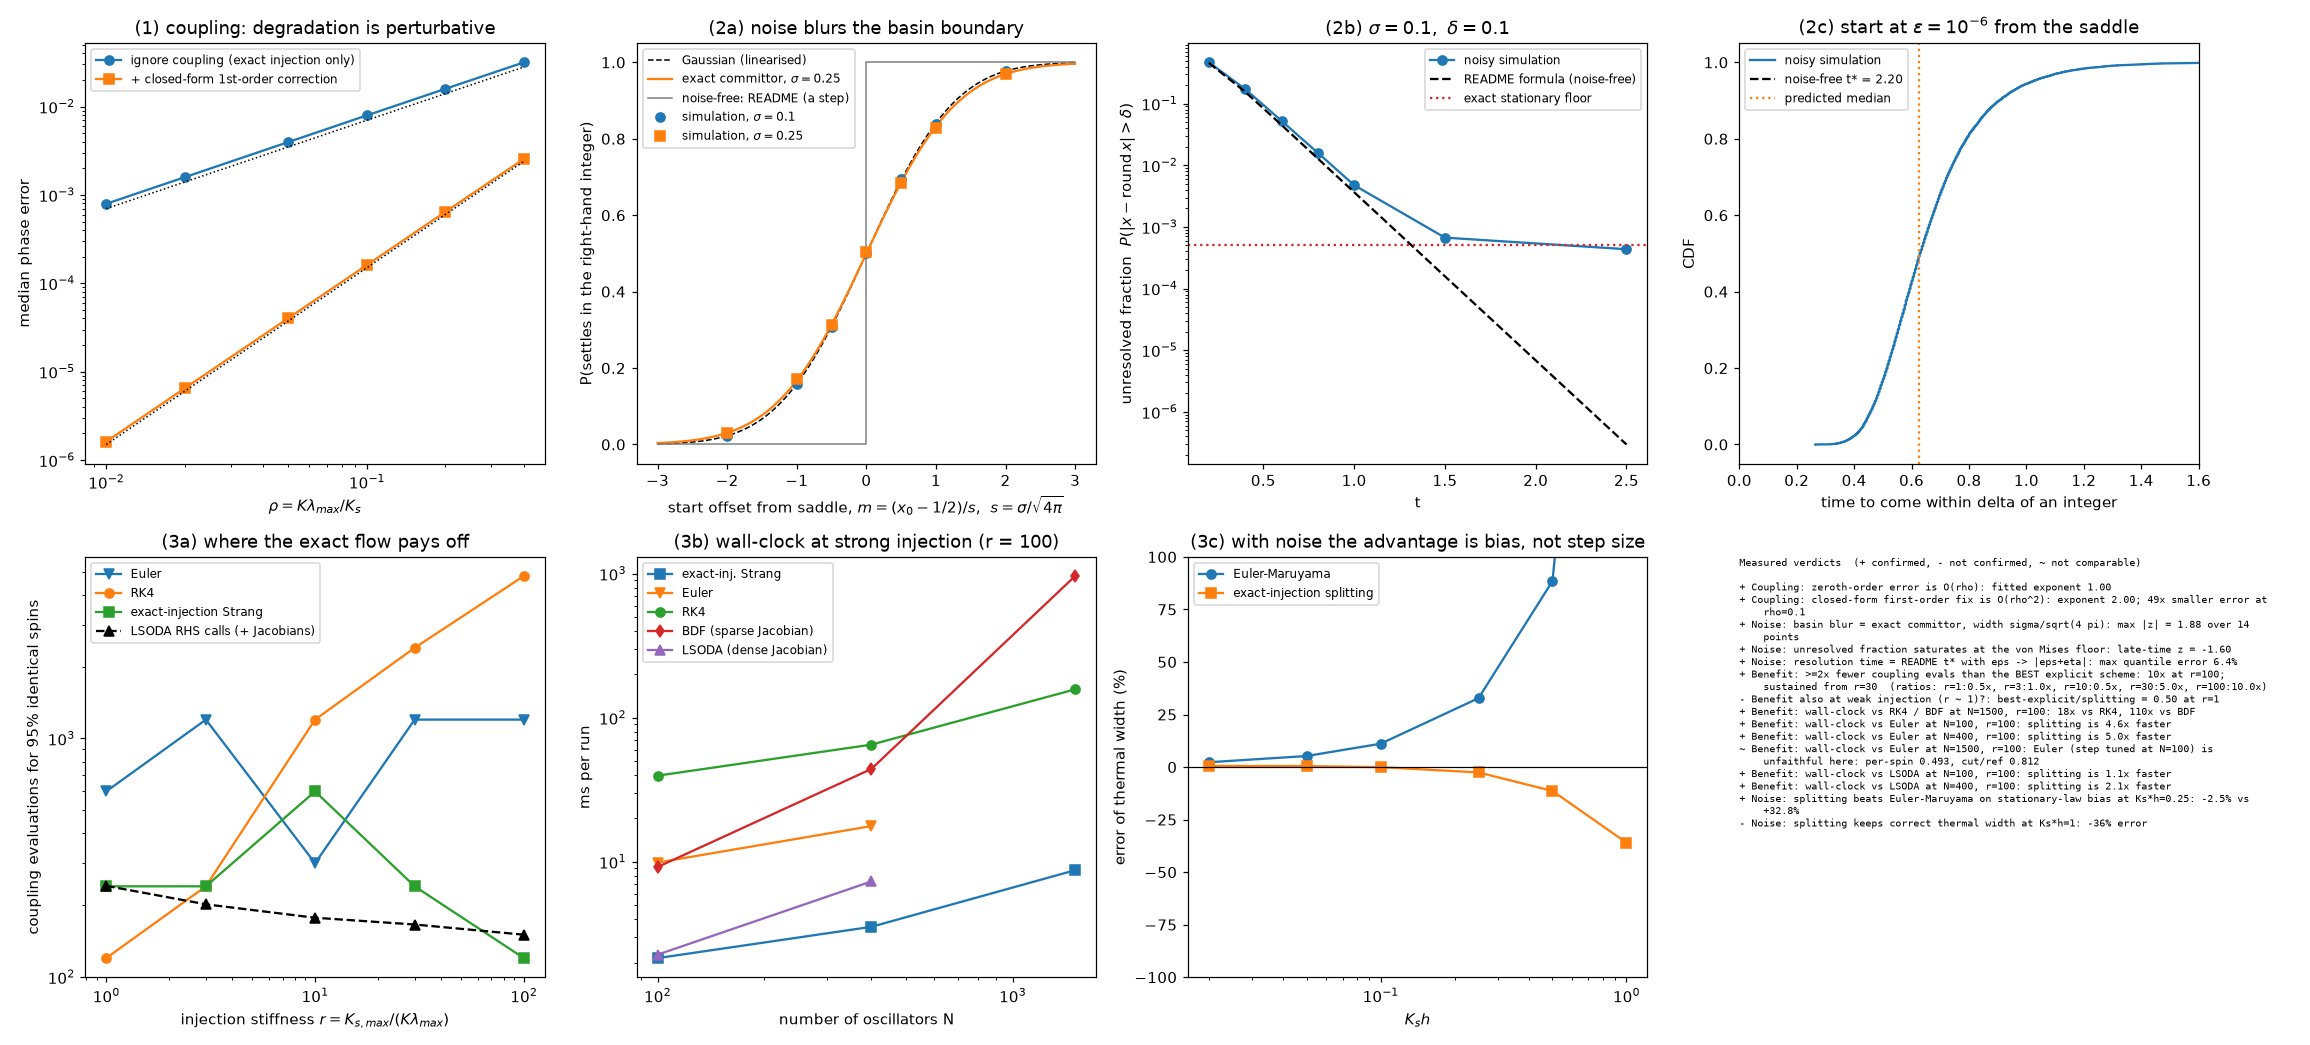

Reproduce this figure in Python.
#!/usr/bin/env python3
"""
oim_exact_flow_study.py
=======================
Does the exact flow of  dx/dt = -sin(2 pi x)  (README: "Discreteness as the
late-time limit of a smooth flow") survive noise and non-factorable couplings,
and is there any practical advantage over the usual approaches?

The testbed is an oscillator Ising machine (OIM, Wang & Roychowdhury 2019):

    dphi_i/dt = -K * sum_j J_ij sin(phi_i - phi_j)  -  Ks(t) * sin(2 phi_i)  [+ sigma * noise]

with J = -A (max-cut on a random sparse graph).  With x = phi/pi and
t_paper = S/pi, S = integral of Ks dt, the injection term is exactly the README flow.

Experiments (everything printed is measured, nothing is hard-coded)
-------------------------------------------------------------------
  0  Exactness checks: README map == RK4/DOP853; group law merges sub-steps;
     NEW (not in README): constant detuning keeps an exact closed form.
  1  COUPLING.  How fast does "use the exact injection flow, ignore the coupling"
     degrade with rho = K*lambda_max/Ks?  And does the README's closed-form
     derivative (2k/E) give a clean first-order correction?
  2  NOISE.  (a) the noise-blurred basin boundary (exact committor)
             (b) the floor under the unresolved fraction (exact von Mises law)
             (c) the noise-capped resolution time
  3  BENEFIT?  Exact-injection Strang splitting vs Euler / RK4 / LSODA / BDF (baseline = best explicit scheme):
     (a) cost to reach a fixed fidelity vs injection stiffness r = Ks_max/(K*lambda)
     (b) wall-clock vs graph size at strong injection
     (c) what happens to the benefit once noise is present
  4  Verdict computed from the numbers above, plus a figure.

Usage
-----
    python oim_exact_flow_study.py              # full run (about 1.5-2 min; timings vary by machine)
    python oim_exact_flow_study.py --quick      # smaller samples (about 30 s)
    python oim_exact_flow_study.py --no-plot    # skip the figure
    python oim_exact_flow_study.py --seed 7 --outdir results

Requirements: Python >= 3.9, numpy, scipy; matplotlib for the figure.
"""
from __future__ import annotations

import argparse
import math
import os
import sys
import time

import numpy as np
import scipy.sparse as sps
import scipy.sparse.linalg as spla
from scipy.integrate import quad, solve_ivp
from scipy.special import i0e, i1e
from scipy.stats import norm

TWO_PI = 2.0 * math.pi
PI = math.pi


# =========================================================================== #
# 0.  The exact injection flow (README) and its relatives                     #
# =========================================================================== #
def R_paper(t, x):
    """README closed form (Sec. 2.1):  R_t(x) = x - atan((1-k) sin 2pi x / D)/pi."""
    t = np.asarray(t, float)
    x = np.asarray(x, float)
    k = np.exp(-TWO_PI * t)
    c, s = np.cos(TWO_PI * x), np.sin(TWO_PI * x)
    D = (1 + c) + k * (1 - c)
    return x - np.arctan((1 - k) * s / D) / PI


def R_cell(t, x):
    """README cell form (Sec. 2.2), written with atan2 (stable for large t)."""
    k = np.exp(-TWO_PI * np.asarray(t, float))
    x = np.asarray(x, float)
    n = np.round(x)
    y = x - n
    return n + np.arctan2(k * np.sin(PI * y), np.cos(PI * y)) / PI


def inject(phi, S):
    """Exact flow of  dphi/dt = -Ks(t) sin(2 phi)  over a window with S = int Ks dt.

    Identical to the README map under x = phi/pi, t = S/pi (k = e^{-2 pi t} = e^{-2 S}).
    """
    k = np.exp(-2.0 * np.asarray(S, float))
    n = np.round(phi / PI)
    y = phi - n * PI
    return n * PI + np.arctan2(k * np.sin(y), np.cos(y))


def dinject(phi, S):
    """d inject / d phi = k / (cos^2 y + k^2 sin^2 y)   (= 2k/E of README Result 2)."""
    k = np.exp(-2.0 * np.asarray(S, float))
    y = phi - np.round(phi / PI) * PI
    return k / (np.cos(y) ** 2 + k ** 2 * np.sin(y) ** 2)


def inject_detuned(phi, S, d):
    """NEW (derived here, checked numerically below).  Exact flow of

            dphi/dS = d - sin(2 phi),     |d| < 1     (d = detuning / Ks)

    The tangent of the shifted angle obeys a Riccati equation, which is linear in
    homogeneous coordinates (p, q) = (sin psi, cos psi):  p' = -w p,  q' = -2d p + w q,
    w = sqrt(1-d^2).  The fixed points move to phi_s = asin(d)/2 (stable) and
    pi/2 - phi_s (unstable); the cell boundaries move with them.
    """
    w = math.sqrt(1.0 - d * d)
    phi_s = 0.5 * math.asin(d)
    psi = phi - phi_s
    psi_u = PI / 2 - 2 * phi_s
    m = np.floor((psi - psi_u) / PI) + 1
    p0, q0 = np.sin(psi), np.cos(psi)
    p = p0 * math.exp(-w * S)
    q = (q0 - d / w * p0) * math.exp(w * S) + d / w * p0 * math.exp(-w * S)
    al = np.arctan2(p, q)
    centre = psi_u + (m - 0.5) * PI
    return al + TWO_PI * np.round((centre - al) / TWO_PI) + phi_s


def experiment0_exactness(rng):
    print("\n[0] Exactness checks")
    x = rng.uniform(-3, 3, 400)
    t = rng.uniform(0, 2, 400)
    e_cell = np.max(np.abs(R_cell(t, x) - R_paper(t, x)))
    e_map = np.max(np.abs(PI * R_cell(t, x) - inject(PI * x, PI * t)))
    ks = 1.3
    ref = np.array([solve_ivp(lambda s, p: -ks * np.sin(2 * p), (0, ti / ks * PI), [PI * xi],
                              method="DOP853", rtol=1e-13, atol=1e-14).y[0, -1]
                    for xi, ti in zip(x[:100], t[:100])])
    e_ode = np.max(np.abs(inject(PI * x[:100], PI * t[:100]) - ref))
    s1, s2 = rng.uniform(0, 1, 2)
    e_grp = np.max(np.abs(inject(inject(PI * x, s1), s2) - inject(PI * x, s1 + s2)))
    print(f"    README cell form vs README global closed form      {e_cell:9.2e}")
    print(f"    inject(phi,S) vs README map (x=phi/pi, t=S/pi)     {e_map:9.2e}")
    print(f"    inject vs DOP853 integration of the ODE            {e_ode:9.2e}")
    print(f"    group law: inject(S2) o inject(S1) = inject(S1+S2) {e_grp:9.2e}")
    worst_det = 0.0
    for d in (0.0, 0.3, -0.6, 0.95):
        for S in (0.1, 0.7, 3.0):
            x0 = rng.uniform(-6, 6, 60)
            ex = np.array([solve_ivp(lambda s, p: d - np.sin(2 * p), (0, S), [a], method="DOP853",
                                     rtol=1e-13, atol=1e-14).y[0, -1] for a in x0])
            worst_det = max(worst_det, np.max(np.abs(inject_detuned(x0, S, d) - ex)))
    print(f"    NEW: detuned closed form vs DOP853 (d up to 0.95)  {worst_det:9.2e}")
    return dict(ok=max(e_cell, e_map, e_ode, e_grp, worst_det) < 1e-9, worst_detuned=worst_det)


# =========================================================================== #
# 1.  The OIM testbed                                                         #
# =========================================================================== #
def make_graph(N, rng, deg=3):
    """Random sparse undirected graph (about `deg` neighbours per node)."""
    rows, cols = [], []
    for i in range(N):
        for j in rng.choice(N, deg // 2 + 1, replace=False):
            if i != j:
                rows += [i, j]
                cols += [j, i]
    A = sps.coo_matrix((np.ones(len(rows)), (rows, cols)), shape=(N, N)).tocsr()
    A.data[:] = 1.0
    return A


class OIM:
    """dphi/dt = -K sum_j J_ij sin(phi_i-phi_j) - Ks(t) sin(2 phi_i),  J = -A (max-cut)."""

    def __init__(self, A, K=1.0):
        self.A, self.J, self.K = A.tocsr(), -A.tocsr(), K
        self.N = A.shape[0]
        self.lam = float(abs(spla.eigsh(self.J, k=1, which="LM", return_eigenvectors=False)[0]))
        self.edges = A.nnz / 2

    def coupling(self, phi):
        s, c = np.sin(phi), np.cos(phi)
        return -self.K * (s * (self.J @ c) - c * (self.J @ s))

    def cut(self, phi):
        s = np.where(np.cos(phi) > 0, 1.0, -1.0)
        return 0.5 * (self.edges - 0.5 * s @ (self.A @ s))

    def jac(self, phi, Ks):
        Jc = self.J.tocoo()
        c = np.cos(phi[Jc.row] - phi[Jc.col])
        off = sps.coo_matrix((self.K * Jc.data * c, (Jc.row, Jc.col)), shape=(self.N, self.N))
        diag = -np.bincount(Jc.row, weights=self.K * Jc.data * c, minlength=self.N) - 2 * Ks * np.cos(2 * phi)
        return (off + sps.diags(diag)).tocsc()


class Ramp:
    """Ks(t): linear ramp 0 -> Ks_max over [0, T], then constant.  G(t) = int_0^t Ks."""

    def __init__(self, Ks_max, T=4.0, t_end=6.0):
        self.Kmax, self.T, self.t_end = Ks_max, T, t_end

    def Ks(self, t):
        return self.Kmax * min(1.0, t / self.T)

    def G(self, t):
        return 0.5 * self.Kmax * t * t / self.T if t <= self.T else 0.5 * self.Kmax * self.T + self.Kmax * (t - self.T)

    def S(self, a, b):
        return self.G(b) - self.G(a)


# --- fixed-step integrators; each returns (phi_final, number_of_coupling_evaluations) --- #
def euler(m, rp, p0, h):
    p, n = p0.copy(), int(round(rp.t_end / h))
    for i in range(n):
        p = p + h * (m.coupling(p) - rp.Ks(i * h) * np.sin(2 * p))
    return p, n


def rk4(m, rp, p0, h):
    f = lambda t, q: m.coupling(q) - rp.Ks(t) * np.sin(2 * q)
    p, n = p0.copy(), int(round(rp.t_end / h))
    for i in range(n):
        t = i * h
        k1 = f(t, p)
        k2 = f(t + h / 2, p + h / 2 * k1)
        k3 = f(t + h / 2, p + h / 2 * k2)
        k4 = f(t + h, p + h * k3)
        p = p + h / 6 * (k1 + 2 * k2 + 2 * k3 + k4)
    return p, 4 * n


def strang_exact(m, rp, p0, h):
    """Strang splitting:  A(h/2) B(h) A(h/2),  A = EXACT injection flow, B = Heun on the coupling.

    The group law lets consecutive half-steps merge, so A is called once per step."""
    n = int(round(rp.t_end / h))
    p = inject(p0, rp.S(0.0, h / 2))
    for i in range(n):
        f1 = m.coupling(p)
        f2 = m.coupling(p + h * f1)
        p = p + 0.5 * h * (f1 + f2)
        a, b = (i * h + h / 2, (i + 1) * h + h / 2) if i < n - 1 else (i * h + h / 2, (i + 1) * h)
        p = inject(p, rp.S(a, b))
    return p, 2 * n


def reference(m, rp, p0):
    return solve_ivp(lambda t, q: m.coupling(q) - rp.Ks(t) * np.sin(2 * q), (0, rp.t_end), p0,
                     method="DOP853", rtol=1e-10, atol=1e-11).y[:, -1]


def lsoda(m, rp, p0, rtol=1e-3):
    s = solve_ivp(lambda t, q: m.coupling(q) - rp.Ks(t) * np.sin(2 * q), (0, rp.t_end), p0,
                  method="LSODA", rtol=rtol, atol=rtol * 1e-3,
                  jac=lambda t, q: m.jac(q, rp.Ks(t)).toarray())
    return s.y[:, -1], s.nfev, s.njev


def bdf_sparse(m, rp, p0, rtol=1e-3):
    pat = (abs(m.J) + sps.identity(m.N)).tocsr()
    s = solve_ivp(lambda t, q: m.coupling(q) - rp.Ks(t) * np.sin(2 * q), (0, rp.t_end), p0,
                  method="BDF", rtol=rtol, atol=rtol * 1e-3,
                  jac=lambda t, q: m.jac(q, rp.Ks(t)), jac_sparsity=pat)
    return s.y[:, -1]


def spins(p):
    return np.cos(p) > 0


# =========================================================================== #
# 2.  Experiment 1: coupling                                                  #
# =========================================================================== #
def experiment1_coupling(rng, quick):
    """Ignore the coupling (zeroth order) vs add the closed-form first-order correction.

    Variation of constants:  phi(t) ~ R(t,phi0) + int_0^t R'_{t-s}(R_s(phi0)) F(R_s(phi0)) ds,
    where F is the coupling force along the zeroth-order trajectories and R' = 2k/E (README).
    """
    print("\n[1] Coupling: error of the exact-injection description vs rho = K*lambda_max/Ks")
    N, M = 80, (16 if quick else 40)
    m = OIM(make_graph(N, rng))
    Ks, tf = 1.0, 0.7
    ics = [rng.uniform(-3 * PI, 3 * PI, N) for _ in range(M)]
    rhos = [0.01, 0.02, 0.05, 0.1, 0.2, 0.4]
    ss = np.linspace(0, tf, 161)
    w = np.full(ss.size, ss[1] - ss[0])
    w[[0, -1]] *= 0.5
    out = dict(rho=rhos, e0=[], e1=[], flip=[])
    print(f"    (N={N}, lambda_max={m.lam:.2f}, Ks={Ks}, t={tf}, {M} random initial phase vectors)")
    print(f"    {'rho':>6s} {'basin flips':>12s} {'err 0th order':>14s} {'err 1st order':>14s} {'0th/rho':>9s} {'1st/rho^2':>10s}")
    for rho in rhos:
        K = rho * Ks / m.lam
        m.K = K
        e0, e1, flips = [], [], []
        for p in ics:
            ex = solve_ivp(lambda t, q: m.coupling(q) - Ks * np.sin(2 * q), (0, tf), p, method="DOP853",
                           rtol=1e-12, atol=1e-13).y[:, -1]
            z0 = inject(p, Ks * tf)
            n0, nf = np.round(p / PI), np.round(ex / PI)
            corr = np.zeros(N)
            for s, wi in zip(ss, w):
                zs = inject(p, Ks * s)
                corr += wi * dinject(zs, Ks * (tf - s)) * m.coupling(zs)
            y0 = p - n0 * PI
            keep = (np.abs(y0) < PI / 2 - 0.35) & (n0 == nf)    # away from the saddle layer, no basin flip
            flips.append(np.mean(n0 != nf))
            e0.append(np.abs(ex - z0)[keep])
            e1.append(np.abs(ex - (z0 + corr))[keep])
        e0, e1 = np.median(np.concatenate(e0)), np.median(np.concatenate(e1))
        out["e0"].append(e0)
        out["e1"].append(e1)
        out["flip"].append(float(np.mean(flips)))
        print(f"    {rho:6.3f} {np.mean(flips):12.4f} {e0:14.3e} {e1:14.3e} {e0 / rho:9.3f} {e1 / rho ** 2:10.4f}")
    lr = np.log(rhos)
    out["slope0"] = np.polyfit(lr, np.log(out["e0"]), 1)[0]
    out["slope1"] = np.polyfit(lr, np.log(out["e1"]), 1)[0]
    out["gain"] = out["e0"][3] / out["e1"][3]
    print(f"    fitted exponents:  err0 ~ rho^{out['slope0']:.2f},  err1 ~ rho^{out['slope1']:.2f}")
    print("    (basin flips are rare events -- a handful of oscillators per run -- so only their size, not a scaling law, is reported)")
    return out


# =========================================================================== #
# 3.  Experiment 2: noise  (single oscillator, README units: dx = -sin(2 pi x) dt + sigma dW)
# =========================================================================== #
def noisy_flow(x0, sigma, T, h, rng, record=None):
    """Strang splitting with the README map as the exact drift flow.  Half-steps merge (group law)."""
    x = R_cell(h / 2, x0)
    n = int(round(T / h))
    root = sigma * math.sqrt(h)
    for i in range(n):
        x = x + root * rng.standard_normal(x.shape)
        x = R_cell(h if i < n - 1 else h / 2, x)
        if record is not None:
            record(i + 1, x)
    return x


def committor(x, sigma):
    """Exact P(reach integer 1 before integer 0 | start x in (0,1)) for dx=-sin(2 pi x)dt+sigma dW.

    1-D diffusion theory: scale density s'(y) = exp(2V(y)/sigma^2) = exp(-cos(2 pi y)/(pi sigma^2))."""
    f = lambda y: math.exp(-(math.cos(TWO_PI * y) + 1.0) / (PI * sigma ** 2))
    return quad(f, 0, x, limit=200)[0] / quad(f, 0, 1, limit=200)[0]


def t_star(eps, delta):
    """README Sec. 6 exact resolution time."""
    return np.log(1.0 / (np.tan(PI * delta) * np.tan(PI * eps))) / TWO_PI


def experiment2_noise(rng, quick):
    out = {}
    print("\n[2] Noise  (units of the README: a = 1, so the saddle expands as e^{+2 pi t})")
    print("    Linearising at the half-integer (README Result 3: slope e^{2 pi t}) predicts a blur width s = sigma/sqrt(4 pi).")

    # (a) noisy basin boundary
    npt = 8000 if quick else 20000
    ms = np.array([-2, -1, -0.5, 0, 0.5, 1, 2.0])
    print("  (a) which integer is reached from x = 1/2 + m*s ?   simulated vs exact committor")
    rows = []
    for sigma in (0.10, 0.25):
        s = sigma / math.sqrt(4 * PI)
        x0 = np.repeat(0.5 + ms * s, npt)
        xf = noisy_flow(x0, sigma, 2.5, 4e-3, rng)
        p_sim = (np.round(xf) == 1).reshape(len(ms), npt).mean(axis=1)
        p_ex = np.array([committor(0.5 + mm * s, sigma) for mm in ms])
        p_g = norm.cdf(ms)
        z = (p_sim - p_ex) / np.sqrt(np.maximum(p_ex * (1 - p_ex), 1e-4) / npt)
        rows.append((sigma, s, p_sim, p_ex, p_g, z))
        print(f"      sigma={sigma}: s={s:.4f}   max |sim-exact| = {np.max(np.abs(p_sim - p_ex)):.4f}   "
              f"max |z| = {np.max(np.abs(z)):.2f}   max |gauss-exact| = {np.max(np.abs(p_g - p_ex)):.4f}")
    out["basin"] = dict(ms=ms, rows=rows, max_z=max(np.max(np.abs(r[5])) for r in rows), npt=npt)

    # (b) unresolved fraction and its floor
    sigma, delta = 0.10, 0.10
    M = 60000 if quick else 200000
    kappa = 1.0 / (PI * sigma ** 2)
    num = quad(lambda y: math.exp(kappa * (math.cos(TWO_PI * y) - 1)), -delta, delta)[0]
    den = quad(lambda y: math.exp(kappa * (math.cos(TWO_PI * y) - 1)), -0.5, 0.5)[0]
    floor = 1 - num / den
    checkpoints = [0.2, 0.4, 0.6, 0.8, 1.0, 1.5, 2.5]
    x0 = rng.uniform(0, 1, M)
    h = 2e-3        # splitting samples the post-flow state: width biased by ~ -pi*h*100%, i.e. ~ -8% in a 3.5-sigma tail at h=2e-3
    seen = {}

    def rec(i, x):
        tt = round(i * h, 6)
        if any(abs(tt - c) < 1e-9 for c in checkpoints):
            seen[min(checkpoints, key=lambda c: abs(c - tt))] = float(np.mean(np.abs(x - np.round(x)) > delta))

    noisy_flow(x0, sigma, max(checkpoints), h, rng, record=rec)
    det = {c: (2 / PI) * math.atan(math.exp(-TWO_PI * c) / math.tan(PI * delta)) for c in checkpoints}
    print(f"  (b) unresolved fraction P(|x - round(x)| > delta), sigma={sigma}, delta={delta}, uniform start")
    print(f"      exact stationary floor (von Mises law)   = {floor:.3e}")
    print(f"      {'t':>5s} {'noisy sim':>11s} {'README formula':>15s} {'README + floor':>15s}")
    for c in checkpoints:
        print(f"      {c:5.1f} {seen[c]:11.4e} {det[c]:15.4e} {det[c] + floor:15.4e}")
    se = math.sqrt(floor * (1 - floor) / M)
    out["floor"] = dict(t=checkpoints, sim=[seen[c] for c in checkpoints], det=[det[c] for c in checkpoints],
                        floor=floor, z_late=(seen[checkpoints[-1]] - floor) / se,
                        max_excess=max(seen[c] / (det[c] + floor) - 1 for c in checkpoints), M=M)
    print(f"      late-time sim vs floor: z = {out['floor']['z_late']:+.2f};  "
          f"largest excess over 'README + floor' in the crossover region: {100 * out['floor']['max_excess']:.0f}%")

    # (c) resolution time
    s = sigma / math.sqrt(4 * PI)
    eps_list = [1e-6, 1e-2, 5e-2]
    npt = 6000 if quick else 20000
    x0 = np.concatenate([np.full(npt, 0.5 - e) for e in eps_list])
    first = np.full(x0.size, np.nan)
    h = 4e-3

    def rec2(i, x):
        hit = (np.abs(x - np.round(x)) < delta) & np.isnan(first)
        first[hit] = i * h

    noisy_flow(x0, sigma, 3.0, h, rng, record=rec2)
    print(f"  (c) time to get within delta={delta} of the destination integer, start at 1/2 - eps")
    print("      prediction = README t* with eps -> |eps + eta|, eta ~ N(0, s^2);  quantiles 10/50/90%")
    res = []
    for j, e in enumerate(eps_list):
        q_sim = np.nanpercentile(first[j * npt:(j + 1) * npt], [10, 50, 90])
        eta = s * rng.standard_normal(400000)
        q_pred = np.percentile(np.maximum(t_star(np.abs(e + eta), delta), 0), [10, 50, 90])
        det_t = t_star(e, delta)
        res.append((e, q_sim, q_pred, det_t, first[j * npt:(j + 1) * npt].copy()))
        print(f"      eps={e:7.0e}: sim {np.round(q_sim, 3)}   pred {np.round(q_pred, 3)}   noise-free t* = {det_t:.3f}")
    out["restime"] = dict(rows=res, max_rel_err=max(np.max(np.abs(r[1] - r[2]) / r[1]) for r in res))
    return out


# =========================================================================== #
# 4.  Experiment 3: is there a benefit?                                       #
# =========================================================================== #
def fidelity(m, rp, ics, refs, fn, h):
    full = frac = 0.0
    ev = 0
    cut = []
    for p, r in zip(ics, refs):
        with np.errstate(all="ignore"):
            q, ev = fn(m, rp, p, h)
        if not np.all(np.isfinite(q)):
            cut.append(np.nan)
            continue
        ok = spins(q) == spins(r)
        full += ok.all()
        frac += ok.mean()
        cut.append(m.cut(q))
    M = len(ics)
    return full / M, frac / M, ev, float(np.nanmean(cut))


def min_cost(m, rp, ics, refs, fn, grid, target=0.95):
    """Coarse-to-fine scan; return (h, evals) for the coarsest h that reaches `target`
    full-configuration agreement with the reference, confirmed at the next finer h too."""
    prev = None
    for i, h in enumerate(grid):
        full, _, ev, _ = fidelity(m, rp, ics, refs, fn, h)
        if full >= target:
            if i + 1 < len(grid) and fidelity(m, rp, ics, refs, fn, grid[i + 1])[0] < target:
                continue
            return h, ev
    return None, None


def experiment3a_cost_vs_stiffness(rng, quick):
    print("\n[3a] Cost to reach >= 95% identical final spin configurations (vs a 1e-10 reference)")
    N, M = 100, (10 if quick else 20)
    m = OIM(make_graph(N, rng))
    rs = [1, 10, 100] if quick else [1, 3, 10, 30, 100]
    grids = dict(euler=[0.2, 0.1, 0.05, 0.02, 0.01, 0.005, 0.002, 0.001],
                 rk4=[0.2, 0.1, 0.05, 0.02, 0.01, 0.005, 0.002],
                 strang=[0.4, 0.2, 0.1, 0.05, 0.02, 0.01, 0.005])
    fns = dict(euler=euler, rk4=rk4, strang=strang_exact)
    print(f"    N={N}, lambda_max={m.lam:.2f}, {M} random initial conditions; cost = coupling evaluations (2 sparse matvecs each)")
    print(f"    {'r=Ks/(K lam)':>12s} | {'Euler':>16s} | {'RK4':>16s} | {'exact-inj. Strang':>18s} | {'LSODA (nfev / njev)':>20s}")
    out = dict(r=rs, euler=[], rk4=[], strang=[], lsoda=[], h={})
    for r in rs:
        rp = Ramp(r * m.K * m.lam)
        ics = [rng.uniform(-PI, PI, N) for _ in range(M)]
        refs = [reference(m, rp, p) for p in ics]
        cell = {}
        for name in ("euler", "rk4", "strang"):
            h, ev = min_cost(m, rp, ics, refs, fns[name], grids[name])
            cell[name] = (h, ev)
            out[name].append(ev)
            out["h"][(name, r)] = h
        nf, nj, ok = [], [], 0
        for p, rf in zip(ics, refs):
            q, a, b = lsoda(m, rp, p)
            nf.append(a)
            nj.append(b)
            ok += (spins(q) == spins(rf)).all()
        out["lsoda"].append((np.mean(nf), np.mean(nj), ok / M))
        fmt = lambda c: f"h={c[0]:<6g}{c[1]:>6d}" if c[0] else "      > grid     "
        print(f"    {r:>12g} | {fmt(cell['euler']):>16s} | {fmt(cell['rk4']):>16s} | {fmt(cell['strang']):>18s} | "
              f"{np.mean(nf):7.0f} / {np.mean(nj):4.0f}  ({100 * ok / M:.0f}%)")
    return out


def experiment3b_wallclock(rng, quick, h_rk4, h_euler, h_split=0.05, r=100):
    print(f"\n[3b] Wall-clock per run at strong injection (r = {r}), growing graph size")
    print(f"    splitting h={h_split} (a conservative choice; 3a says coarser works), Euler h={h_euler}, RK4 h={h_rk4} (steps found in 3a);")
    print("    BDF/LSODA rtol=1e-3 with analytic Jacobians")
    sizes = [(100, 5), (400, 4)] if quick else [(100, 8), (400, 6), (1500, 6)]
    out = []
    print(f"    {'N':>5s} | {'method':<22s} {'ms/run':>9s} {'speedup':>8s} {'per-spin':>9s} {'identical':>10s} {'cut/ref':>8s}")
    for N, M in sizes:
        m = OIM(make_graph(N, rng))
        rp = Ramp(r * m.K * m.lam)
        ics = [rng.uniform(-PI, PI, N) for _ in range(M)]
        refs = [reference(m, rp, p) for p in ics]
        cut_ref = np.mean([m.cut(q) for q in refs])
        methods = [("exact-inj. Strang", lambda p: strang_exact(m, rp, p, h_split)[0]),
                   ("Euler", lambda p: euler(m, rp, p, h_euler)[0]),
                   ("RK4", lambda p: rk4(m, rp, p, h_rk4)[0]),
                   ("BDF (sparse Jacobian)", lambda p: bdf_sparse(m, rp, p))]
        if N <= 400:
            methods.append(("LSODA (dense Jacobian)", lambda p: lsoda(m, rp, p)[0]))
        rec = {}
        for name, fn in methods:
            t0 = time.perf_counter()
            res = [fn(p) for p in ics]
            dt = (time.perf_counter() - t0) / M * 1e3
            frac = np.mean([np.mean(spins(q) == spins(r_)) for q, r_ in zip(res, refs)])
            full = np.mean([(spins(q) == spins(r_)).all() for q, r_ in zip(res, refs)])
            cutr = np.mean([m.cut(q) for q in res]) / cut_ref
            rec[name] = (dt, frac, full, cutr)
        base = rec["exact-inj. Strang"][0]
        for name, (dt, frac, full, cutr) in rec.items():
            sp = "1.0x" if name.startswith("exact") else f"{dt / base:.1f}x slower"
            note = "   <- unfaithful: timing not comparable" if frac < 0.999 else ""
            print(f"    {N:>5d} | {name:<22s} {dt:9.1f} {sp:>8s} {frac:9.4f} {100 * full:9.0f}% {cutr:8.4f}{note}")
        out.append((N, rec))
    return out


def experiment3c_noise_bias(rng, quick):
    """Single oscillator dphi = -Ks sin 2phi dt + sigma dW.  Exact stationary law p ~ exp((Ks/sigma^2) cos 2phi)."""
    print("\n[3c] With noise: stationary-law bias of Euler-Maruyama vs exact-injection splitting")
    Ks, sigma, M = 1.0, 0.3, (30000 if quick else 100000)
    kappa = Ks / sigma ** 2
    D_exact = 1 - i1e(kappa) / i0e(kappa)               # <1 - cos 2phi>, exact
    ksh = [0.02, 0.05, 0.1, 0.25, 0.5, 1.0]
    out = dict(ksh=ksh, em=[], st=[])
    print(f"    exact <1-cos 2phi> = {D_exact:.5f}   (kappa={kappa:.1f});  relative error of the simulated value:")
    print(f"    {'Ks*h':>6s} {'Euler-Maruyama':>16s} {'exact-inj. splitting':>22s}")
    for v in ksh:
        h = v / Ks
        n = int(max(400, 12 / v))
        p = np.zeros(M)
        q = np.zeros(M)
        with np.errstate(all="ignore"):
            for _ in range(n):
                p = p - h * Ks * np.sin(2 * p) + sigma * math.sqrt(h) * rng.standard_normal(M)
        q = inject(q, Ks * h / 2)
        for i in range(n):
            q = q + sigma * math.sqrt(h) * rng.standard_normal(M)
            q = inject(q, Ks * h if i < n - 1 else Ks * h / 2)
        em = np.mean(1 - np.cos(2 * p)) / D_exact - 1
        st = np.mean(1 - np.cos(2 * q)) / D_exact - 1
        out["em"].append(em)
        out["st"].append(st)
        print(f"    {v:6.2f} {100 * em:+15.1f}% {100 * st:+21.1f}%")
    return out


# =========================================================================== #
# 5.  Verdict and figure                                                      #
# =========================================================================== #
def verdict(e0, e1, e2, e3a, e3b, e3c):
    L = []
    ok = lambda b: "NOT COMPARABLE" if b is None else ("CONFIRMED     " if b else "NOT CONFIRMED ")
    L.append(("Exactness (README flow, group law, detuned closed form)", e0["ok"], f"worst detuned-flow error {e0['worst_detuned']:.1e}"))
    L.append(("Coupling: zeroth-order error is O(rho)", abs(e1["slope0"] - 1) < 0.15, f"fitted exponent {e1['slope0']:.2f}"))
    L.append(("Coupling: closed-form first-order fix is O(rho^2)", abs(e1["slope1"] - 2) < 0.2,
              f"exponent {e1['slope1']:.2f}; {e1['gain']:.0f}x smaller error at rho=0.1"))
    L.append(("Noise: basin blur = exact committor, width sigma/sqrt(4 pi)", e2["basin"]["max_z"] < 4.0,
              f"max |z| = {e2['basin']['max_z']:.2f} over {2 * len(e2['basin']['ms'])} points"))
    L.append(("Noise: unresolved fraction saturates at the von Mises floor", abs(e2["floor"]["z_late"]) < 4.0,
              f"late-time z = {e2['floor']['z_late']:+.2f}"))
    L.append(("Noise: resolution time = README t* with eps -> |eps+eta|", e2["restime"]["max_rel_err"] < 0.10,
              f"max quantile error {100 * e2['restime']['max_rel_err']:.1f}%"))
    # benefit: baseline = cheapest of the explicit fixed-step schemes (Euler and RK4 share the same stability limit)
    rs = e3a["r"]
    ratios = []
    for r, ev_e, ev_r, ev_s in zip(rs, e3a["euler"], e3a["rk4"], e3a["strang"]):
        best = min([v for v in (ev_e, ev_r) if v], default=None)
        ratios.append((r, best / ev_s if (best and ev_s) else None))
    win = next((r for i, (r, _) in enumerate(ratios) if all(y is not None and y >= 2 for _, y in ratios[i:])), None)
    top = ratios[-1]
    L.append(("Benefit: >=2x fewer coupling evals than the BEST explicit scheme", win is not None,
              f"{top[1]:.0f}x at r={top[0]}; sustained from r={win if win else 'never'}  (ratios: "
              + ", ".join(f"r={r:g}:{y:.1f}x" for r, y in ratios if y) + ")"))
    lo = ratios[0]
    L.append(("Benefit also at weak injection (r ~ 1)?", lo[1] is not None and lo[1] > 1.0, f"best-explicit/splitting = {lo[1]:.2f} at r={lo[0]}"))
    FAITHFUL = 0.999       # per-spin agreement with the reference needed for a timing comparison to be meaningful
    N, rec = e3b[-1]
    base = rec["exact-inj. Strang"][0]
    L.append((f"Benefit: wall-clock vs RK4 / BDF at N={N}, r=100",
              rec["RK4"][0] / base > 3 and rec["BDF (sparse Jacobian)"][0] / base > 1,
              f"{rec['RK4'][0] / base:.0f}x vs RK4, {rec['BDF (sparse Jacobian)'][0] / base:.0f}x vs BDF"))
    for Ne, rece in e3b:
        eu = rece["Euler"]
        b = rece["exact-inj. Strang"][0]
        if eu[1] >= FAITHFUL:
            L.append((f"Benefit: wall-clock vs Euler at N={Ne}, r=100", eu[0] / b > 1.0, f"splitting is {eu[0] / b:.1f}x faster"))
        else:
            L.append((f"Benefit: wall-clock vs Euler at N={Ne}, r=100", None,
                      f"Euler (step tuned at N=100) is unfaithful here: per-spin {eu[1]:.3f}, cut/ref {eu[3]:.3f}"))
    for N0, rec0 in e3b:
        if "LSODA (dense Jacobian)" in rec0:
            ls = rec0["LSODA (dense Jacobian)"][0] / rec0["exact-inj. Strang"][0]
            L.append((f"Benefit: wall-clock vs LSODA at N={N0}, r=100", ls > 1.0,
                      f"splitting is {ls:.1f}x {'faster' if ls > 1 else 'SLOWER (LSODA wins)'}"))
    i = e3c["ksh"].index(0.25)
    L.append(("Noise: splitting beats Euler-Maruyama on stationary-law bias at Ks*h=0.25",
              abs(e3c["st"][i]) < abs(e3c["em"][i]), f"{100 * e3c['st'][i]:+.1f}% vs {100 * e3c['em'][i]:+.1f}%"))
    j = e3c["ksh"].index(1.0)
    L.append(("Noise: splitting keeps correct thermal width at Ks*h=1", abs(e3c["st"][j]) < 0.1, f"{100 * e3c['st'][j]:+.0f}% error"))
    print("\n" + "=" * 100)
    print("VERDICT (computed from the measurements above)")
    print("=" * 100)
    for name, flag, note in L:
        print(f"  [{ok(flag)}] {name:<68s} {note}")
    print("=" * 100)
    return L


def make_figure(path, e1, e2, e3a, e3b, e3c, lines):
    import matplotlib
    matplotlib.use("Agg")
    import matplotlib.pyplot as plt
    fig, ax = plt.subplots(2, 4, figsize=(21, 9.5))
    a = ax.ravel()

    rho = np.array(e1["rho"])
    a[0].loglog(rho, e1["e0"], "o-", label="ignore coupling (exact injection only)")
    a[0].loglog(rho, e1["e1"], "s-", label="+ closed-form 1st-order correction")
    a[0].loglog(rho, 0.07 * rho, "k:", lw=1)
    a[0].loglog(rho, 0.015 * rho ** 2, "k:", lw=1)
    a[0].set(xlabel=r"$\rho=K\lambda_{max}/K_s$", ylabel="median phase error", title="(1) coupling: degradation is perturbative")
    a[0].legend(fontsize=8)

    ms = e2["basin"]["ms"]
    xx = np.linspace(-3, 3, 200)
    s25 = 0.25 / math.sqrt(4 * PI)
    a[1].plot(xx, norm.cdf(xx), "k--", lw=1, label="Gaussian (linearised)")
    a[1].plot(xx, [committor(0.5 + v * s25, 0.25) for v in xx], "-", color="C1", label=r"exact committor, $\sigma=0.25$")
    a[1].step([-3, 0, 3], [0, 1, 1], where="post", color="gray", lw=1, label="noise-free: README (a step)")
    for r, mk in zip(e2["basin"]["rows"], ("o", "s")):
        a[1].plot(ms, r[2], mk, label=rf"simulation, $\sigma={r[0]}$")
    a[1].set(xlabel=r"start offset from saddle, $m=(x_0-1/2)/s$,  $s=\sigma/\sqrt{4\pi}$", ylabel="P(settles in the right-hand integer)",
             title="(2a) noise blurs the basin boundary")
    a[1].legend(fontsize=8)

    f = e2["floor"]
    a[2].semilogy(f["t"], f["sim"], "o-", label="noisy simulation")
    a[2].semilogy(f["t"], f["det"], "k--", label="README formula (noise-free)")
    a[2].axhline(f["floor"], color="C3", ls=":", label="exact stationary floor")
    a[2].set(xlabel="t", ylabel=r"unresolved fraction  $P(|x-\mathrm{round}\,x|>\delta)$", title=r"(2b) $\sigma=0.1,\ \delta=0.1$")
    a[2].legend(fontsize=8)

    e, qs, qp, det_t, samples = e2["restime"]["rows"][0]
    srt = np.sort(samples[~np.isnan(samples)])
    a[3].plot(srt, np.arange(1, srt.size + 1) / srt.size, label="noisy simulation")
    a[3].axvline(det_t, color="k", ls="--", label=f"noise-free t* = {det_t:.2f}")
    a[3].axvline(qp[1], color="C1", ls=":", label="predicted median")
    a[3].set(xlabel="time to come within delta of an integer", ylabel="CDF", xlim=(0, 1.6), title=r"(2c) start at $\varepsilon=10^{-6}$ from the saddle")
    a[3].legend(fontsize=8)

    rs = e3a["r"]
    for key, lab, mk in (("euler", "Euler", "v"), ("rk4", "RK4", "o"), ("strang", "exact-injection Strang", "s")):
        a[4].loglog(rs, [v if v else np.nan for v in e3a[key]], mk + "-", label=lab)
    a[4].loglog(rs, [v[0] for v in e3a["lsoda"]], "k^--", label="LSODA RHS calls (+ Jacobians)")
    a[4].set(xlabel=r"injection stiffness $r=K_{s,max}/(K\lambda_{max})$", ylabel="coupling evaluations for 95% identical spins",
             title="(3a) where the exact flow pays off")
    a[4].legend(fontsize=8)

    Ns = [n for n, _ in e3b]
    for name, mk in (("exact-inj. Strang", "s"), ("Euler", "v"), ("RK4", "o"), ("BDF (sparse Jacobian)", "d"), ("LSODA (dense Jacobian)", "^")):
        pts = [(n, rec[name][0]) for n, rec in e3b if name in rec and rec[name][1] >= 0.999]   # unfaithful runs are not timing-comparable
        if pts:
            a[5].loglog(*zip(*pts), mk + "-", label=name)
    a[5].set(xlabel="number of oscillators N", ylabel="ms per run", title="(3b) wall-clock at strong injection (r = 100)")
    a[5].legend(fontsize=8)

    a[6].semilogx(e3c["ksh"], [100 * v for v in e3c["em"]], "o-", label="Euler-Maruyama")
    a[6].semilogx(e3c["ksh"], [100 * v for v in e3c["st"]], "s-", label="exact-injection splitting")
    a[6].axhline(0, color="k", lw=0.8)
    a[6].set(xlabel=r"$K_s h$", ylabel="error of thermal width (%)", ylim=(-100, 100), title="(3c) with noise the advantage is bias, not step size")
    a[6].legend(fontsize=8)

    a[7].axis("off")
    import textwrap
    txt = "\n".join(textwrap.fill(f"{'~' if fl is None else ('+' if fl else '-')} {nm}: {note}", width=88,
                                  subsequent_indent="    ") for nm, fl, note in lines[1:])
    a[7].text(0, 1, "Measured verdicts  (+ confirmed, - not confirmed, ~ not comparable)\n\n" + txt, va="top", fontsize=6.6, family="monospace")
    fig.tight_layout()
    fig.savefig(path, dpi=110)
    print(f"\nfigure saved to {path}")


# =========================================================================== #
def main(argv=None):
    ap = argparse.ArgumentParser(description=__doc__, formatter_class=argparse.RawDescriptionHelpFormatter)
    ap.add_argument("--quick", action="store_true", help="smaller samples / fewer sizes (about 30 s)")
    ap.add_argument("--no-plot", action="store_true", help="skip the figure")
    ap.add_argument("--seed", type=int, default=2024)
    ap.add_argument("--outdir", default=".")
    args = ap.parse_args(argv)
    os.makedirs(args.outdir, exist_ok=True)
    rng = np.random.default_rng(args.seed)
    t0 = time.time()
    print(f"OIM exact-injection study   (seed={args.seed}, {'quick' if args.quick else 'full'} mode)")

    e0 = experiment0_exactness(rng)
    e1 = experiment1_coupling(rng, args.quick)
    e2 = experiment2_noise(rng, args.quick)
    e3a = experiment3a_cost_vs_stiffness(rng, args.quick)
    h_rk4 = e3a["h"].get(("rk4", 100)) or 0.005
    h_euler = e3a["h"].get(("euler", 100)) or 0.005
    e3b = experiment3b_wallclock(rng, args.quick, h_rk4, h_euler)
    e3c = experiment3c_noise_bias(rng, args.quick)
    lines = verdict(e0, e1, e2, e3a, e3b, e3c)
    if not args.no_plot:
        try:
            make_figure(os.path.join(args.outdir, "oim_exact_flow_study.png"), e1, e2, e3a, e3b, e3c, lines)
        except ImportError:
            print("matplotlib not installed: figure skipped")
    print(f"total time {time.time() - t0:.0f} s")
    return 0


if __name__ == "__main__":
    sys.exit(main())
